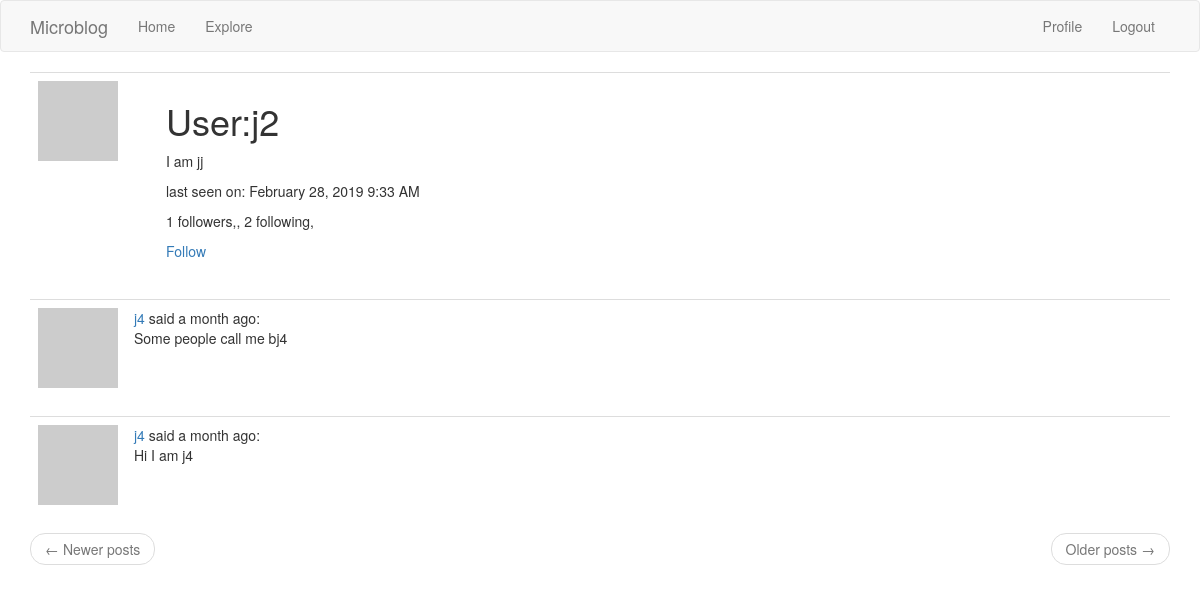
The app's page /user/j2 (signed in), older data.
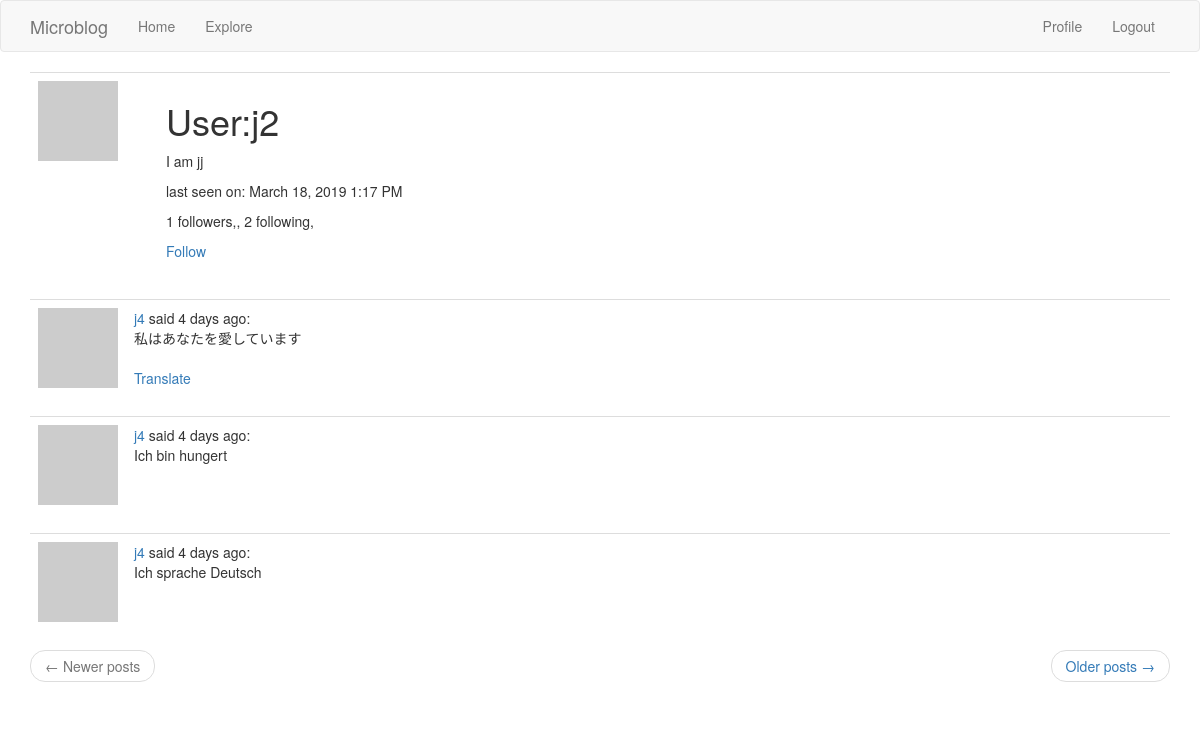
The same page, newer data.
### app/models.py (models this page shows, shortened)
class User(UserMixin, db.Model):
    id=db.Column(db.Integer,primary_key=True)
    username=db.Column(db.String(64),index=True,unique=True)
    email=db.Column(db.String(120),index=True,unique=True)
    password_hash=db.Column(db.String(128))
    posts = db.relationship('Post', backref='author', lazy='dynamic')
    about_me = db.Column(db.String(140))
    last_seen = db.Column(db.DateTime,default=datetime.utcnow)
    followed=db.relationship('User', secondary=followers, primaryjoin=(followers.c.follower_id == id),secondaryjoin=(followers.c.followed_id == id), backref =db.backref('followers', lazy = 'dynamic'), lazy = 'dynamic')
    def followed_posts(self):
        followed = Post.query.join(followers, (followers.c.followed_id == Post.user_id)).filter(followers.c.follower_id == self.id)
        own = Post.query.filter_by(user_id=self.id)
        return followed.union(own).order_by(Post.timestamp.desc())
    def is_following(self, user):
        return self.followed.filter(followers.c.followed_id == user.id).count()>0
    def avatar(self, size):
        digest=md5(self.email.lower().encode('utf-8')).hexdigest()
        return "https://www.gravatar.com/avatar/{}/?d=identicon&s={}".format(digest,size)

class Post(db.Model):
    id = db.Column(db.Integer, primary_key=True)
    body = db.Column(db.String(140))
    timestamp = db.Column(db.DateTime, index=True, default=datetime.utcnow)
    user_id = db.Column(db.Integer, db.ForeignKey('user.id'))
    language=db.Column(db.String(15))

### app/routes.py (the view)
@app.route('/user/<username>')
@login_required
def user(username):
    user=User.query.filter_by(username=username).first_or_404()
    page=request.args.get('page', 1,type=int)
    posts=current_user.followed_posts().paginate(page, app.config['POST_PER_PAGE'],False)
    next_url=url_for('user',username=user.username, page=posts.next_num) if posts.has_next else None
    prev_url=url_for('user',username=user.username,page=posts.prev_num) if posts.has_prev else None
    return render_template('user.html', user=user, posts=posts.items, prev_url=prev_url, next_url=next_url)

### app/models.py (called while the page is built)
@login.user_loader
def load_user(id):
    return User.query.get(int(id))

### app/routes.py (called while the page is built)
@app.before_request
def before_request():
    g.locale=str(get_locale())
    if current_user.is_authenticated:
        current_user.last_seen=datetime.utcnow()
        db.session.commit()

### app/templates/user.html
{% extends "base.html" %}
{% block app_content %}
    <table class="table table-hover">
        <tr>
            <td width="128px"><img src="{{ user.avatar(128) }}"></td>
<td><h1>{{ _('User') }}:{{user.username}}</h1>
{% if user.about_me %}
<p>{{user.about_me}}</p>
{% endif %}
{% if user.last_seen %}
<p>{{ _('last seen on') }}: {{moment(user.last_seen).format('LLL')}}</p>
{% endif %}
<p>{{ _('%(count)d followers,', count=user.followers.count()) }}, {{ _('%(count)d following,', count=user.followed.count()) }} </p>
{% if user==current_user %}
<p><a href="{{url_for('edit_profile')}}">{{ _('Edit Your Profile') }}</a></p>
{% elif not current_user.is_following(user) %}
<p><a href="{{url_for('follow', username=user.username) }}">{{ _('Follow') }}</a></p>
{% else %}
<p><a href="{{url_for('unfollow', username=user.username) }}">{{ _('Unfollow') }}</a></p>
{% endif %}
</td>
</tr></table>
{% for post in posts %}
{% include '_post.html' %}
{% endfor %}
<nav aria-label="...">
<ul class="pager">
<li class="previous{% if not prev_url %} disabled{% endif %}">
<a href="{{ prev_url or '#' }}">
<span aria-hidden="true">&larr;</span> {{ _('Newer posts') }}
</a>
</li>
<li class="next{% if not next_url %} disabled{% endif %}">
<a href="{{ next_url or '#' }}">
{{ _('Older posts') }} <span aria-hidden="true">&rarr;</span>
                </a>
            </li>
        </ul>
    </nav>
{% endblock %}

### app/templates/base.html (shortened to what this page needs)
{% extends 'bootstrap/base.html' %}
{% block navbar %}
<nav class="navbar navbar-default">
    <div class="container">
        <div class="navbar-header">
    <a class="navbar-brand" href="{{ url_for('index') }}">Microblog</a>
    </div>
    <div class="collapse navbar-collapse" id="bs-example-navbar-collapse-1">
    <ul class="nav navbar-nav">
<li><a href="{{ url_for('index') }}">{{ _('Home') }}</a></li>
<li><a href="{{ url_for('explore') }}">{{ _('Explore') }}</a></li>
</ul>
    <ul class="nav navbar-nav navbar-right">
    {% if current_user.is_anonymous %}
<li><a href="{{ url_for('login') }}">{{ _('Login') }}</a></li>
    {% else %}
    <li><a href="{{ url_for('user', username=current_user.username) }}">{{ _('Profile') }}</a></li>
    <li><a href="{{ url_for('logout') }}">{{ _('Logout') }}</a></li>
    {% endif %}
    </ul>
    </div>
    </div>
</nav>
{% endblock %}
{% block content %}
    <div class="container">
        {% block app_content %}{% endblock %}
    </div>
{% endblock %}

### app/templates/_post.html (shortened to what this page needs)
<table class="table table-hover">
<tr>
<td width="70px">
<a href="{{ url_for('user',username=post.author.username) }}">
<img src="{{post.author.avatar(32)}}"></a></td>
<td>
{{ _('%(username)s said %(when)s', username=user_link, when=moment(post.timestamp).fromNow()) }}:
<br>
<span id="post{{post.id}}">{{post.body}}</span>
{% if post.language and post.language!=g.locale %}
<br><br>
<span id="translation{{ post.id }}">
<a href="javascript:translate('#post{{post.id}}','#translation{{post.id}}', '{{ post.language }}','{{ g.locale }}');">{{ _("Translate") }}</a>
</span>
{% endif %}
</td>
</tr>
</table>

Row changes from the older to the newer data that the page shows:
no longer on this page (row unchanged): Post: body "Some people call me bj4"
no longer on this page (row unchanged): Post: body "Hi I am j4"
changed User "I am jj": last_seen "February 28, 2019 9:33 AM" → "March 18, 2019 1:17 PM"
added Post: body "私はあなたを愛しています"
added Post: body "Ich bin hungert"
added Post: body "Ich sprache Deutsch"
